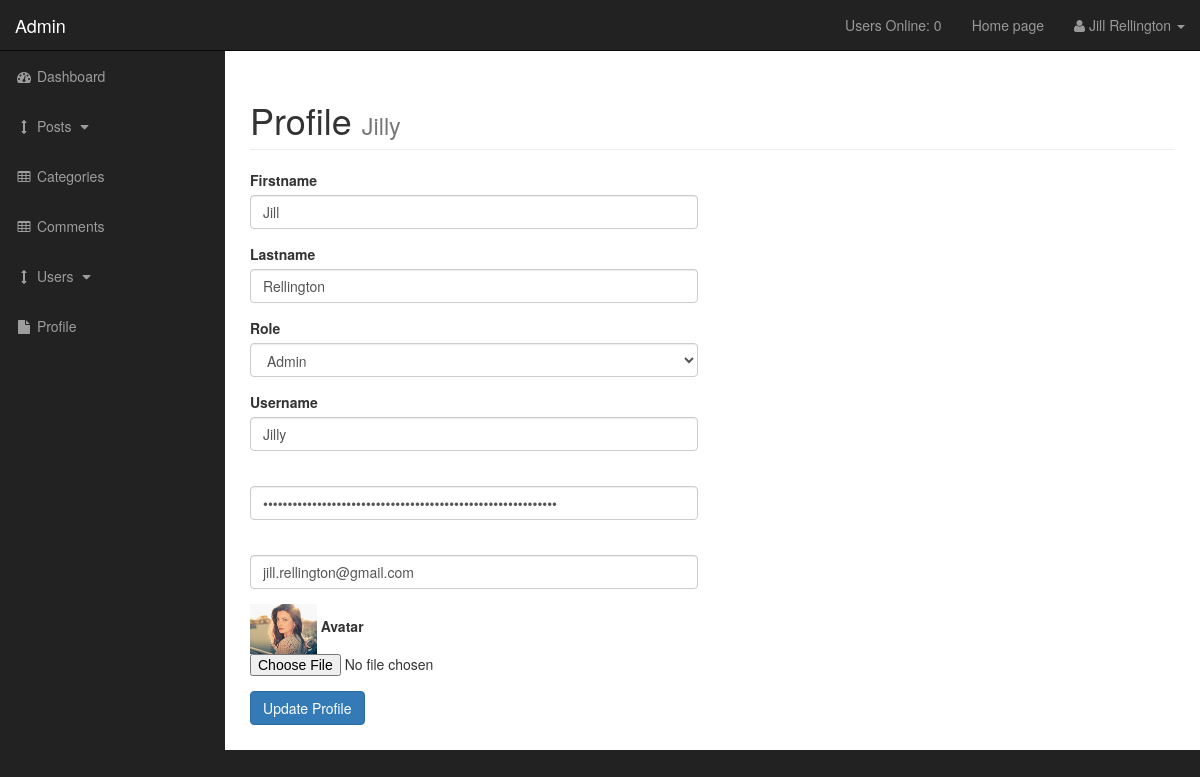
The page /admin/profile.php (signed in) on the database its author committed.
### tables this page shows
CREATE TABLE `users` (
  `user_id` int(3) NOT NULL,
  `username` varchar(255) NOT NULL,
  `user_password` varchar(255) NOT NULL,
  `user_firstname` varchar(255) NOT NULL,
  `user_lastname` varchar(255) NOT NULL,
  `user_email` varchar(255) NOT NULL,
  `user_image` text NOT NULL,
  `user_role` varchar(255) NOT NULL,
  `randSalt` varchar(255) NOT NULL DEFAULT '$2y$10$iusesomecrazystrings22'
);

### admin/profile.php (the view, shortened to what this page needs)
<?php include './includes/header.php'; ?>
    <div id="wrapper">
      <?php include './includes/navigation.php'; ?>
        <div id="page-wrapper">
            <div class="container-fluid">
              <?php
                if (isset($_SESSION['username'])) {
                  $user_id = $_SESSION['user_id'];
                  $query = "SELECT * FROM users WHERE user_id = '{$user_id}'";
                  $result = mysqli_query($connection, $query);
                  $row = mysqli_fetch_assoc($result);
                  $username = $row['username'];
                  $user_firstname = $row['user_firstname'];
                  $user_lastname = $row['user_lastname'];
                  $user_role = $row['user_role'];
                  $user_password = $row['user_password'];
                  $user_email = $row['user_email'];
                  $user_image = $row['user_image'];
                }
              ?>
                <div class="row">
                    <div class="col-lg-12">
                        <h1 class="page-header">
                            Profile
                            <small><?php echo $_SESSION['username']; ?></small>
                        </h1>
                    </div>
                    <div class="col-lg-6 col-sm-12">
                      <form action="" method="post" enctype="multipart/form-data">
                        <div class="form-group">
                          <label for="user_firstname">Firstname</label>
                          <input type="text" class="form-control" name="user_firstname" value="<?php echo $user_firstname; ?>">
                        </div>
                        <div class="form-group">
                          <label for="user_lastname">Lastname</label>
                          <input type="text" class="form-control" name="user_lastname" value="<?php echo $user_lastname; ?>">
                        </div>
                        <div class="form-group">
                          <label for="user_role">Role</label>
                          <select name="user_role" class="form-control" id="">
                            <option value="admin" <?php if ($user_role == 'admin') echo 'selected'; ?>>Admin</option>
                          </select>
                        </div>
                        <div class="form-group">
                          <label for="username">Username</label>
                          <input type="text" class="form-control" name="username" value="<?php echo $username; ?>">
                        </div>
                        <div class="form-group">
                          <input type="password" class="form-control" name="user_password" value="<?php echo $user_password; ?>">
                        </div>
                        <div class="form-group">
                          <input type="email" class="form-control" name="user_email" value="<?php echo $user_email; ?>">
                        </div>
                        <div class="form-group">
                          <img src="../images/<?php echo $user_image; ?>" alt="" style="height: 50px;">
                          <label for="image">Avatar</label>
                          <input type="file"  name="image">
                        </div>
                        <div class="form-group">
                          <input type="submit" class="btn btn-primary" name="update_profile" value="Update Profile">
                        </div>
                      </form>
                    </div>
                </div>
            </div>
        </div>
    </div>
<?php include './includes/footer.php'; ?>

### admin/css/sb-admin.css (style rules this page uses)
body { margin-top: 100px; background-color: #222; }
@media (min-width:768px) { body { margin-top: 50px; } }
#wrapper { padding-left: 0; }
#page-wrapper { width: 100%; padding: 0; background-color: #fff; }
@media (min-width:768px) { #wrapper { padding-left: 225px; } }
@media (min-width:768px) { #page-wrapper { padding: 10px; } }

### rows shown on the page
users: user_firstname "Jill", user_lastname "Rellington", user_role "Admin", username "Jilly", user_email "jill.rellington@gmail.com", user_image (picture)

### other values the page prints
$users_count "0"
$user_firstname "Jill"
$user_lastname "Rellington"
$_SESSION['username'] "Jilly"
